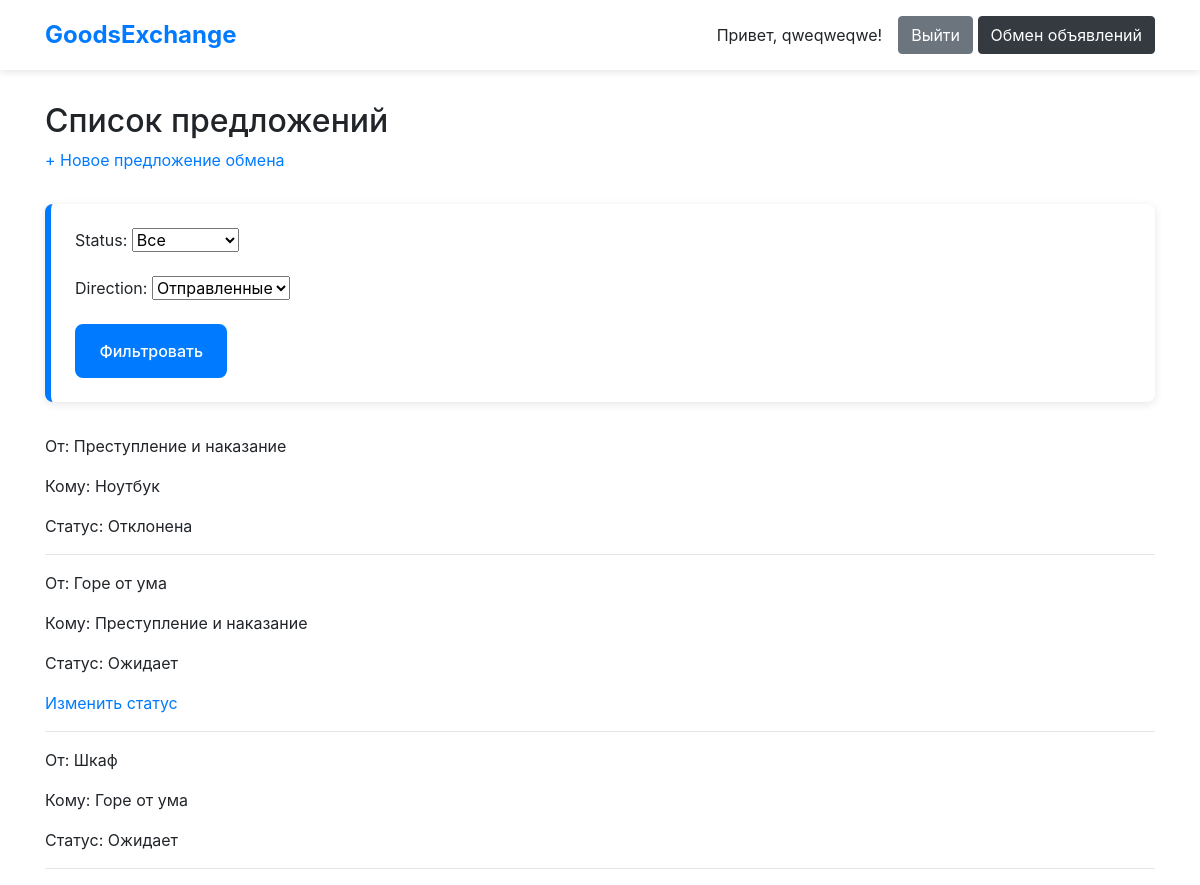
The page /proposals/ (signed in) on the database its author committed.
### exchange_app/models.py (models this page shows, shortened)
class ExchangeProposal(models.Model):
    STATUS_CHOICES = [
        ('pending', 'Ожидает'),
        ('accepted', 'Принята'),
        ('rejected', 'Отклонена'),
    ]
    ad_sender = models.ForeignKey(
        Ad,
        on_delete=models.CASCADE,
        related_name='sent_proposals'
    )
    ad_receiver = models.ForeignKey(
        Ad,
        on_delete=models.CASCADE,
        related_name='received_proposals'
    )
    comment = models.TextField(blank=True)
    status = models.CharField(
        max_length=20,
        choices=STATUS_CHOICES,
        default='pending'
    )
    created_at = models.DateTimeField(auto_now_add=True)

class Ad(models.Model):
    CATEGORY_CHOICES = [
        ('electronics', 'Электроника'),
        ('books', 'Книги'),
        ('clothing', 'Одежда'),
        ('other', 'Другое'),
    ]
    CONDITION_CHOICES = [
        ('new', 'Новый'),
        ('used', 'Б/У'),
        ('broken', 'Неисправный'),
    ]
    user = models.ForeignKey(User, on_delete=models.CASCADE)
    title = models.CharField(max_length=200)
    description = models.TextField()
    image_url = models.URLField(blank=True, null=True)
    category = models.CharField(max_length=50, choices=CATEGORY_CHOICES)
    condition = models.CharField(max_length=50, choices=CONDITION_CHOICES)
    created_at = models.DateTimeField(auto_now_add=True)

### exchange_app/views.py (the view)
# urls.py: path('proposals/', ExchangeProposalListView.as_view(), name='proposal-list'),
class ExchangeProposalListView(LoginRequiredMixin, ListView):
    model = ExchangeProposal
    template_name = 'exchange/proposal_list.html'
    def get_queryset(self):
        queryset = super().get_queryset()
        form = ProposalFilterForm(self.request.GET)
        if form.is_valid():
            data = form.cleaned_data
            if data.get('direction') == 'sent':
                queryset = queryset.filter(ad_sender__user=self.request.user)
            elif data.get('direction') == 'received':
                queryset = queryset.filter(ad_receiver__user=self.request.user)
            if data.get('status'):
                queryset = queryset.filter(status=data['status'])
        return queryset
    def get_context_data(self, **kwargs):
        context = super().get_context_data(**kwargs)
        context['form'] = ProposalFilterForm(self.request.GET)
        return context

### exchange_app/forms.py
class ProposalFilterForm(forms.Form):
    STATUS_CHOICES = [
        ('', 'Все'),
        *ExchangeProposal.STATUS_CHOICES
    ]
    status = forms.ChoiceField(choices=STATUS_CHOICES, required=False)
    direction = forms.ChoiceField(
        choices=[('sent', 'Отправленные'), ('received', 'Полученные')],
        required=False
    )

### exchange_app/templates/Exchange/proposal_list.html
{% extends 'base.html' %}
{% block content %}
<h2>Список предложений</h2>
{% if user.is_authenticated %}
    <a href="{% url 'proposal-create' %}">+ Новое предложение обмена</a>
{% endif %}
<form method="get" class="filter-form">
    {{ form.as_p }}
    <button type="submit" class="btn btn-sm btn-primary">Фильтровать</button>
</form>
{% for proposal in object_list %}
<div class="proposal">
    <p>От: {{ proposal.ad_sender.title }}</p>
    <p>Кому: {{ proposal.ad_receiver.title }}</p>
    <p>Статус: {{ proposal.get_status_display }}</p>
    {% if proposal.ad_receiver.user == user %}
    <a href="{% url 'proposal-update' proposal.pk %}">Изменить статус</a>
    {% endif %}
</div>
<hr>
{% endfor %}
{% endblock %}

### exchange_app/templates/base.html (shortened to what this page needs)
<!DOCTYPE html>
<html lang="ru">
<head>
    <link rel="stylesheet" href="https://stackpath.bootstrapcdn.com/bootstrap/4.5.2/css/bootstrap.min.css">
</head>
<body>
    <header>
        <div class="container">
            <div class="header-content">
                <a href="/" class="brand">GoodsExchange</a>
                <div class="auth-links">
                    {% if user.is_authenticated %}
                        <span>Привет, {{ user.username }}!</span>
                        <form action="{% url 'logout' %}" method="post">
                            <button type="submit" class="btn btn-secondary">Выйти</button>
                            <a href="{% url 'proposal-list' %}" class="btn btn-dark">Обмен объявлений</a>
                        </form>
                    {% else %}
                        <a href="{% url 'login' %}" class="btn btn-primary">Войти</a>
                        <a href="{% url 'signup' %}" class="btn btn-secondary">Регистрация</a>
                    {% endif %}
                </div>
            </div>
        </div>
    </header>
    <main class="container">
        {% block content %}{% endblock %}
    </main>
</body>
</html>

### exchange_app/templates/base.html (style rules this page uses)
:root { --primary: #4a90e2; --secondary: #6c757d; --success: #28a745; --light: #f8f9fa; --dark: #343a40; --border-radius: 8px; --box-shadow: 0 2px 8px rgba(0,0,0,0.1); }
.filter-form button, .filter-form .btn { padding: 0.8rem 1.4rem; font-size: 1rem; border-radius: var(--border-radius); font-weight: 500; transition: all 0.25s ease; background-color: var(--primary); color: #fff; border: 2px solid var(--primary); }
* { box-sizing: border-box; margin: 0; padding: 0; font-family: -apple-system, BlinkMacSystemFont, 'Segoe UI', Roboto, sans-serif; }
body { background-color: #f4f6f8; line-height: 1.6; color: var(--dark); }
.filter-form { background: #ffffff; padding: 2rem; border-radius: var(--border-radius); box-shadow: var(--box-shadow); margin: 2rem 0; border-left: 6px solid var(--primary); transition: box-shadow 0.3s ease; }
.container { max-width: 1200px; margin: 0 auto; padding: 0 20px; }
header { background: white; box-shadow: var(--box-shadow); padding: 1rem 0; margin-bottom: 2rem; }
.header-content { display: flex; justify-content: space-between; align-items: center; }
.brand { font-size: 1.5rem; font-weight: 700; color: var(--primary); text-decoration: none; }
.auth-links { display: flex; gap: 1rem; align-items: center; }
.btn { display: inline-flex; align-items: center; padding: 0.6rem 1.2rem; border-radius: var(--border-radius); text-decoration: none; transition: all 0.2s ease; font-weight: 500; }
.btn-primary { background: var(--primary); color: white; border: 2px solid var(--primary); }
.btn-secondary { background: var(--secondary); color: white; border: 2px solid var(--secondary); }
.filter-form { background: white; padding: 1.5rem; border-radius: var(--border-radius); box-shadow: var(--box-shadow); margin: 2rem 0; }

### rows shown on the page
ExchangeProposal: ad_sender "Преступление и наказание", ad_receiver "Ноутбук", status "Отклонена"
ExchangeProposal: ad_sender "Горе от ума", ad_receiver "Преступление и наказание", status "Ожидает", shows "Изменить статус"
ExchangeProposal: ad_sender "Шкаф", ad_receiver "Горе от ума", status "Ожидает"

### other values the page prints
{{ user.username }} "qweqweqwe"
